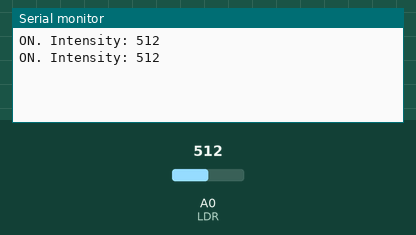
Recording of a sketch running on a simulated Arduino Uno, built with avr-gcc and run on an emulated ATmega328P. Parts: the last lines printed to the serial monitor. Inputs (shaded band) come from the test bench; at power-on: A0 (LDR) = 512.

Above: at 2.8 s.
2.9 s: A0 (LDR) set to 984
At 4.6 s:
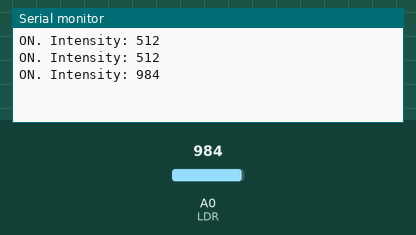
5.6 s: A0 (LDR) set to 1016
At 7.3 s:
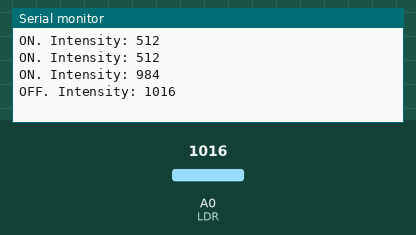

The sketch:

ldr.ino
```cpp
int LDR = A0;
int AnalogValue;

void setup() {
  Serial.begin(9600);
}

void loop() {
  AnalogValue = analogRead(LDR);
  if (AnalogValue >= 1000) {
    Serial.print("OFF. Intensity: ");
    Serial.println(AnalogValue);

  } else {
    Serial.print("ON. Intensity: ");
    Serial.println(AnalogValue);
  }

  delay(2000);
}
```

Measured:
- the behaviour switches between 999 and 1000 on A0 (LDR) (found by bisection; images 1 and 2)
- after the input at 2.9 s, the serial monitor: prints a new line after 1.1 s (image 1)
- after the input at 5.6 s, the serial monitor: prints a new line after 0.40 s (image 2)
